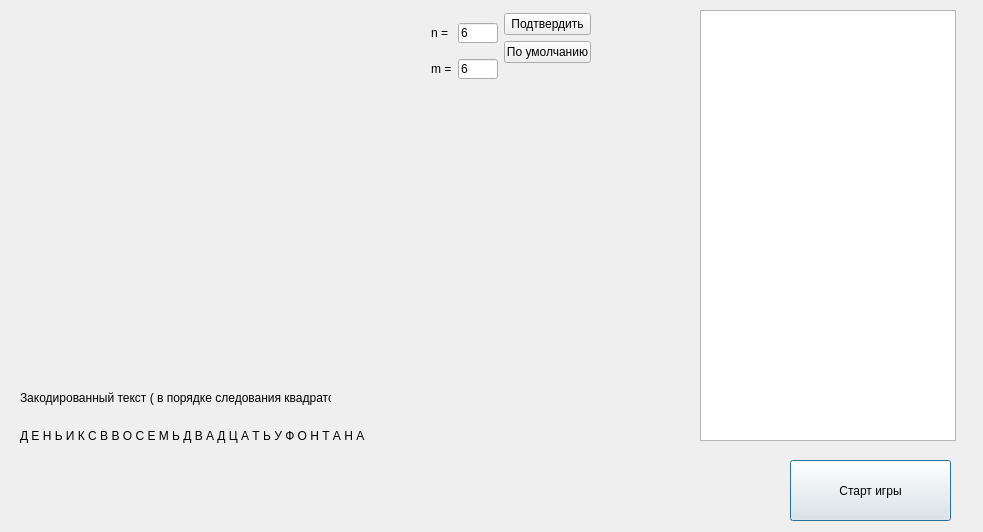
<?xml version="1.0" encoding="UTF-8"?>
<ui version="4.0">
 <class>root_window</class>
 <widget class="QDialog" name="root_window">
  <property name="geometry">
   <rect>
    <x>0</x>
    <y>0</y>
    <width>983</width>
    <height>532</height>
   </rect>
  </property>
  <property name="windowTitle">
   <string>Dialog</string>
  </property>
  <widget class="QWidget" name="gridLayoutWidget">
   <property name="geometry">
    <rect>
     <x>10</x>
     <y>10</y>
     <width>411</width>
     <height>351</height>
    </rect>
   </property>
   <layout class="QGridLayout" name="componate_alphabet_buttons"/>
  </widget>
  <widget class="QLabel" name="lbl_messege_show">
   <property name="geometry">
    <rect>
     <x>20</x>
     <y>390</y>
     <width>311</width>
     <height>16</height>
    </rect>
   </property>
   <property name="text">
    <string>Закодированный текст ( в порядке следования квадратов)</string>
   </property>
  </widget>
  <widget class="QLabel" name="lbl_messege_value">
   <property name="geometry">
    <rect>
     <x>20</x>
     <y>410</y>
     <width>631</width>
     <height>51</height>
    </rect>
   </property>
   <property name="text">
    <string>Д Е Н Ь И К С В В О С Е М Ь Д В А Д Ц А Т Ь У Ф О Н Т А Н А</string>
   </property>
   <property name="wordWrap">
    <bool>true</bool>
   </property>
  </widget>
  <widget class="QPushButton" name="button_start">
   <property name="geometry">
    <rect>
     <x>790</x>
     <y>460</y>
     <width>161</width>
     <height>61</height>
    </rect>
   </property>
   <property name="text">
    <string>Старт игры</string>
   </property>
  </widget>
  <widget class="QWidget" name="layoutWidget">
   <property name="geometry">
    <rect>
     <x>431</x>
     <y>13</y>
     <width>160</width>
     <height>76</height>
    </rect>
   </property>
   <layout class="QHBoxLayout" name="componate_set_show_n_m">
    <item>
     <layout class="QVBoxLayout" name="componate_n_m">
      <item>
       <layout class="QHBoxLayout" name="componate_n">
        <item>
         <widget class="QLabel" name="lbl_show_n">
          <property name="text">
           <string>n =</string>
          </property>
         </widget>
        </item>
        <item>
         <widget class="QLineEdit" name="edit_n">
          <property name="minimumSize">
           <size>
            <width>40</width>
            <height>20</height>
           </size>
          </property>
          <property name="maximumSize">
           <size>
            <width>40</width>
            <height>20</height>
           </size>
          </property>
          <property name="text">
           <string>6</string>
          </property>
         </widget>
        </item>
       </layout>
      </item>
      <item>
       <layout class="QHBoxLayout" name="componate_m">
        <item>
         <widget class="QLabel" name="lbl_show_m">
          <property name="text">
           <string>m =</string>
          </property>
         </widget>
        </item>
        <item>
         <widget class="QLineEdit" name="edit_m">
          <property name="minimumSize">
           <size>
            <width>40</width>
            <height>20</height>
           </size>
          </property>
          <property name="maximumSize">
           <size>
            <width>40</width>
            <height>20</height>
           </size>
          </property>
          <property name="text">
           <string>6</string>
          </property>
         </widget>
        </item>
       </layout>
      </item>
     </layout>
    </item>
    <item>
     <layout class="QVBoxLayout" name="componate_buttons">
      <item>
       <widget class="QPushButton" name="button_apply">
        <property name="text">
         <string>Подтвердить</string>
        </property>
       </widget>
      </item>
      <item>
       <widget class="QPushButton" name="button_default">
        <property name="text">
         <string>По умолчанию</string>
        </property>
       </widget>
      </item>
      <item>
       <spacer name="verticalSpacer">
        <property name="orientation">
         <enum>Qt::Vertical</enum>
        </property>
        <property name="sizeHint" stdset="0">
         <size>
          <width>20</width>
          <height>40</height>
         </size>
        </property>
       </spacer>
      </item>
     </layout>
    </item>
   </layout>
  </widget>
  <widget class="QListWidget" name="user_list">
   <property name="geometry">
    <rect>
     <x>700</x>
     <y>10</y>
     <width>256</width>
     <height>431</height>
    </rect>
   </property>
  </widget>
 </widget>
 <resources/>
 <connections/>
</ui>
